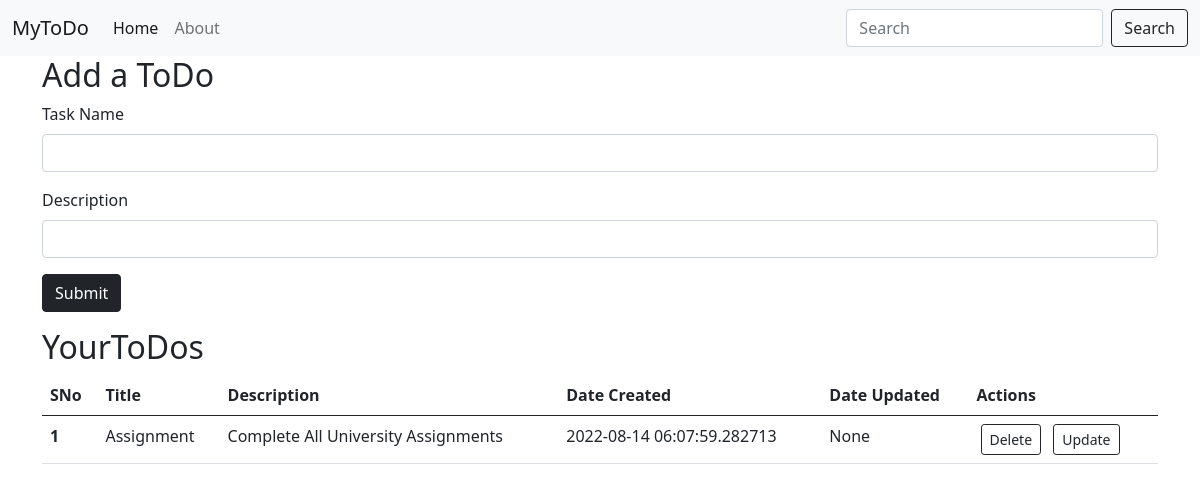
Page /home (signed in) on the committed database.
### app.py (models this page shows)
class Todo(db.Model):
    sno=db.Column(db.Integer,primary_key=True)
    title=db.Column(db.String(200),nullable=True)
    desc=db.Column(db.String(500),nullable=True)
    date_created=db.Column(db.DateTime,default=datetime.utcnow)
    date_updated=db.Column(db.DateTime,onupdate=datetime.utcnow)
    todo_login_id = db.Column(db.Integer,db.ForeignKey("login_info.id"),nullable=False)
    def __repr__(self) -> str:
        return f"{self.sno} - {self.title}"

### app.py (the view, shortened to what this page needs)
@app.route("/home",methods=['GET','POST'])
@login_required
def home():
    id=session['user_id']
    print("this is id:",id)
    allToDo=Todo.query.filter_by(todo_login_id=id).all()
    print("info:",allToDo)
    return render_template("home.html",allToDo=allToDo)

### app.py (called while the page is built)
@login_manager.user_loader
def load_user(id):
    return Login_info.query.get(int(id))

### templates/home.html (shortened to what this page needs)
<!doctype html>
<html lang="en">
  <head>
    <link href="https://cdn.jsdelivr.net/npm/bootstrap@5.0.2/dist/css/bootstrap.min.css" rel="stylesheet">
  </head>
    {% extends 'base.html' %}
    {% block body %}
      <div class="container">
        <h2>Add a ToDo</h2>
        <form action="/home" method="POST">
            <div class="mb-3">
              <label for="title" class="form-label" >Task Name</label>
              <input type="text" class="form-control" id="title"  name="title" aria-describedby="emailHelp">
            </div>
            <div class="mb-3">
              <label for="desc" class="form-label">Description</label>
              <input type="text" class="form-control" id="desc" name="desc">
            </div>
            <button type="submit" class="btn btn-dark">Submit</button>
          </form>
      </div>
      <div class="container my-3">
        <h2>YourToDos</h2>
        {% if allToDo|length==0 %}
        <div class="alert alert-dark" role="alert">
          No ToDo's Found. Add Your First ToDo Now!
        </div>
        {% else %}
         <table class="table">
          <thead>
            <tr>
              <th scope="col">SNo</th>
              <th scope="col">Title</th>
              <th scope="col">Description</th>
              <th scope="col">Date Created</th>
                <th scope="col">Date Updated</th>
              <th scope="col">Actions</th>
            </tr>
          </thead>
          <tbody>
            {% for toDo in allToDo %}
           <tr>
            <th scope="row">{{loop.index}}</th>
            <td>{{toDo.title}}</td>
            <td>{{toDo.desc}}</td>
            <td>{{toDo.date_created}}</td>
                <td>{{toDo.date_updated}}</td>
            <td><a href="/delete/{{toDo.sno}}"type="button" class="btn btn-outline-dark btn-sm mx-1">Delete</a>
              <a href="/update/{{toDo.sno}}"type="button" class="btn btn-outline-dark btn-sm mx-1">Update</a>
            </td>
          </tr>
           {% endfor %}
          </tbody>
        </table>
        {% endif %}
      </div>
    {% endblock body %}

### rows in the picture
Todo: title "Assignment", desc "Complete All University Assignments", date_created "2022-08-14 06:07:59.282713", date_updated "None"
